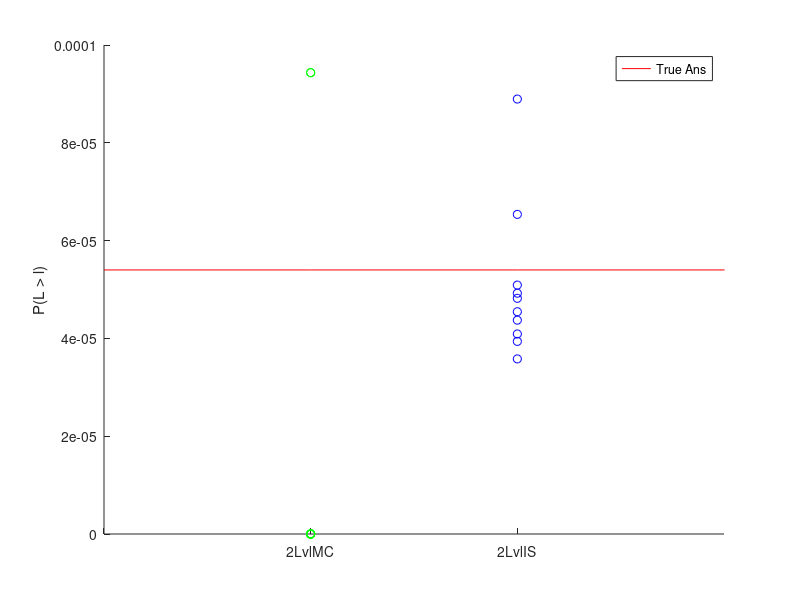

Reproduce this figure in MATLAB.
hold on

NSim = 10;
xMax = 3;
yMax = 0.0001;
trueAns = 5.4000e-05;
X = 1:NSim;

TwoLvlMC = [ 0.000094339622641509433962264150943396, 0.00018867924528301886792452830188679, 0, 0, 0, 0, 0.00018867924528301886792452830188679, 0, 0.000094339622641509433962264150943396, 0];

TwoLvlIS = [ 0.000043731574219956582732712901950833, 0.000039390299844477996249296480879565, 0.000048199129543071897842712592030523, 0.000049242230139110615991324820805985, 0.000035808200355360401685549109895845, 0.000045450583402678726213305693271138, 0.000088948016807052280555297152364602, 0.000050903315780587033031155674844825, 0.000040907189257286559458653280030305, 0.000065361269619996833764134780420108];

plot([0 X],repmat(trueAns,1,NSim + 1),'r')

scatter(ones(NSim,1),TwoLvlMC,'g')
scatter(2*ones(NSim,1),TwoLvlIS,'b')

legend('True Ans')
%title('S:20, l:0.20, sample num:10600')
xlabel('')
xticks([0 1 2])
xticklabels({'','2LvlMC','2LvlIS'})
ylabel('P(L > l)')
axis([0,xMax,0 yMax])

hold off
